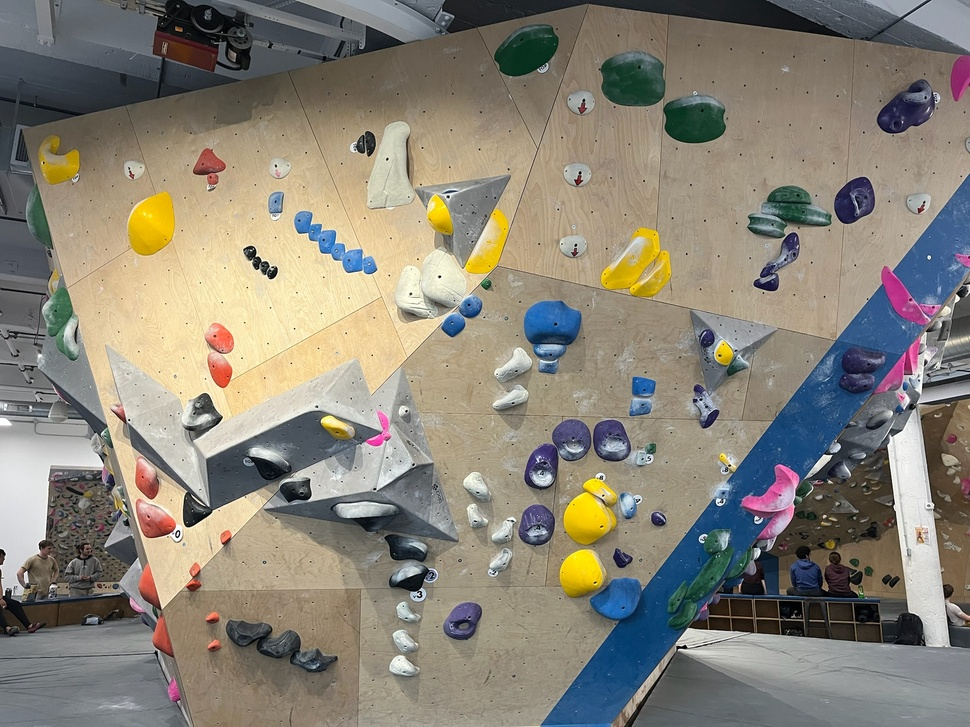
#> input picture data/test/images/2.jpg, 970 x 727 px, shrunk from 2048 x 1536 before the run, found by its file name
$ python canny.py   (older library calls are emulated)
#> lines starting #> are read from the running program, lines starting #| are printed output that depends on the picture; after the words box and inside, x2 and y2 are one past the last pixel; in counts of white or black regions, pixels touching at a corner belong together
from utils.utils import grayscale, get_image
import cv2
import numpy as np
import matplotlib.pyplot as plt

def canny_thres_color(file_path, weak_th=50, strong_th=150, color='red'):
#> called with file_path = 'data/test/images/2.jpg', weak_th = 50, strong_th = 150, color = 'red'
    print('file path', file_path)
    image = cv2.imread(file_path)
#> image is the input picture: shape (727, 970, 3); mean B, G, R 119.3, 131.6, 137.3
    image = cv2.medianBlur(image, 7)
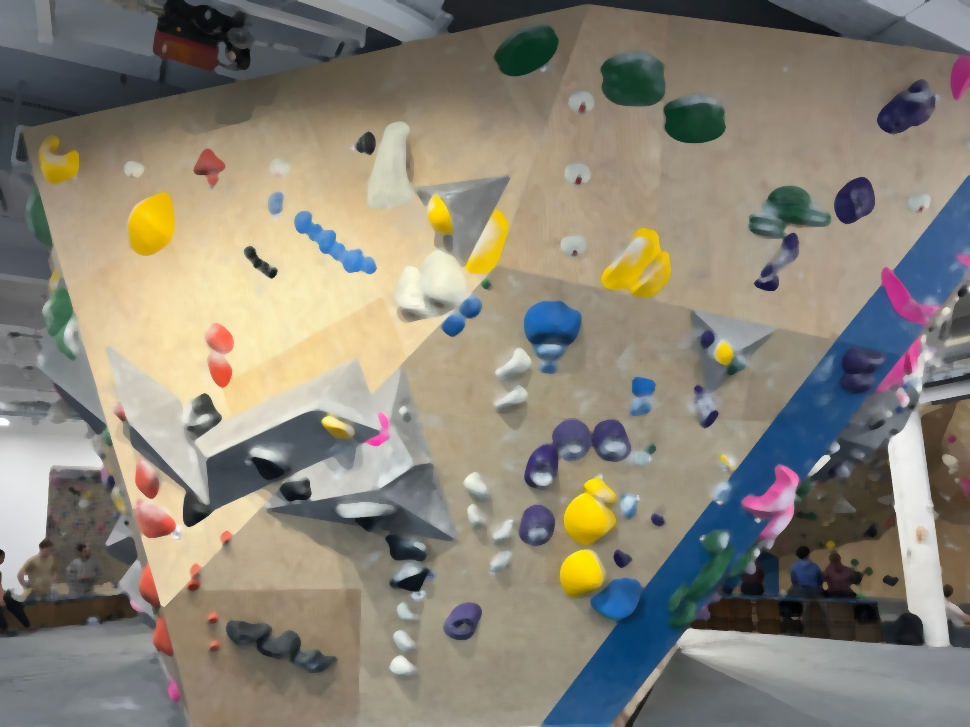
#> image: shape (727, 970, 3); mean B, G, R 119.4, 131.9, 137.6
    plt.imshow(cv2.cvtColor(image, cv2.COLOR_BGR2RGBA))
    hsv = cv2.cvtColor(image, cv2.COLOR_BGR2HSV)
#> hsv: shape (727, 970, 3); mean H, S, V 48.2, 60.7, 145.8

    lower_red1 = np.array([0, 50, 50])
    upper_red1 = np.array([10, 255, 255])
    lower_pink = np.array([170, 50, 50])
    upper_pink = np.array([180, 255, 255])

    lower_yellow = np.array([23, 60, 70])
    upper_yellow = np.array([35, 200, 200])

    lower_blue = np.array([100, 100, 100])
    upper_blue = np.array([140, 255, 255])

    lower_green = np.array([36, 50, 70])
    upper_green = np.array([89, 255, 255])

    lower_purple = np.array([120, 50, 70])
    upper_purple = np.array([[158, 255, 255]])

    color_range = []
    if color == 'blue':
        color_range = (lower_blue, upper_blue)
    elif color == 'red':
        color_range = (lower_red1, upper_red1)
    elif color == 'green':
        color_range = (lower_green, upper_green)
    elif color == 'pink':
        color_range = (lower_pink, upper_pink)
    elif color == 'yellow':
        color_range = (lower_yellow, upper_yellow)
    elif color == 'purple':
        color_range = (lower_purple, upper_purple)
    print('range', color_range)
    # Create masks
    mask = cv2.inRange(hsv, color_range[0], color_range[1])
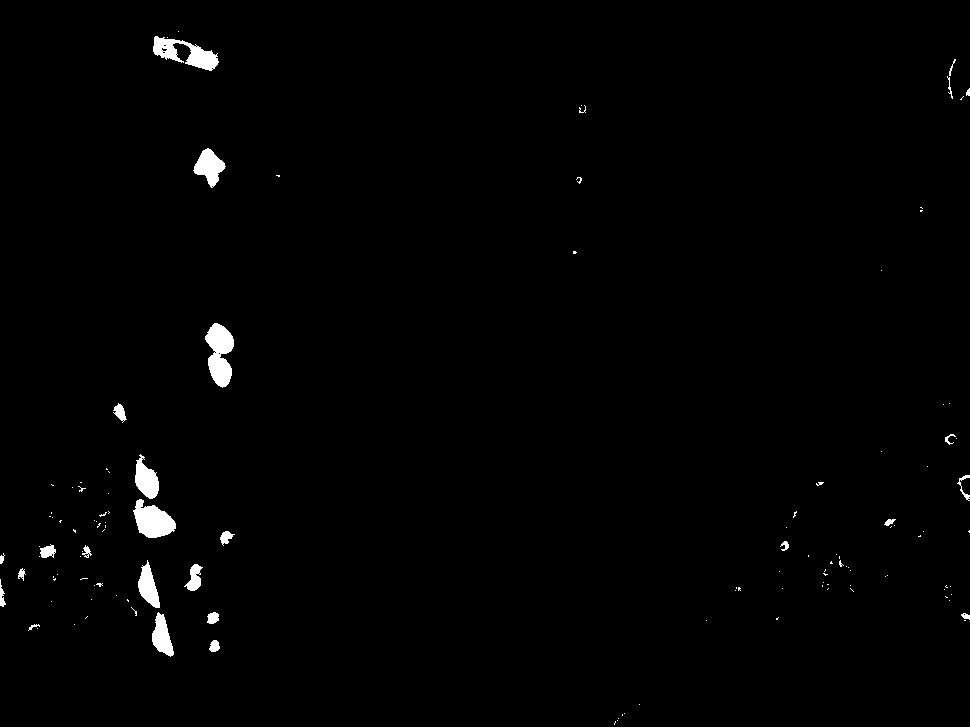
#> mask: shape (727, 970); 1.1% white; 126 white regions (99 under 20 px), largest, box (x1, y1, x2, y2) and area: (205, 323, 234, 388) 1212, (133, 499, 176, 538) 1055, (153, 36, 219, 71) 1046

    # Apply mask to extract color parts

    result = cv2.bitwise_and(image, image, mask=mask)
    gray = cv2.cvtColor(result, cv2.COLOR_BGR2GRAY)

    # Noise reduction step
    gray = cv2.GaussianBlur(gray, (5, 5), 1.4)
    # Calculating the gradients
    gx = cv2.Sobel(np.float32(gray), cv2.CV_64F, 1, 0, 3)
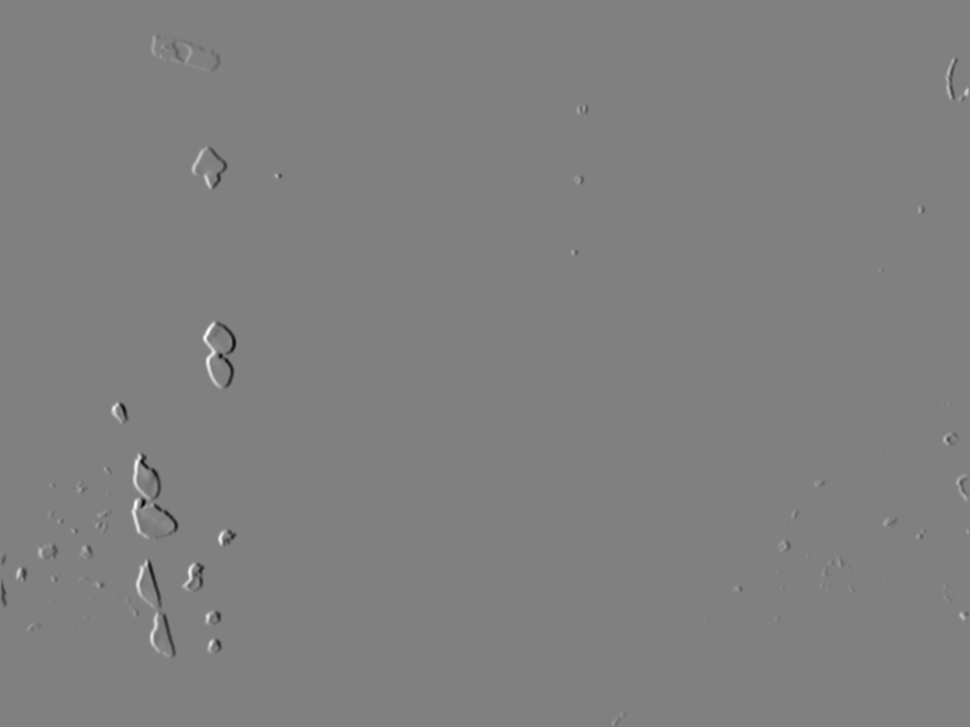
#> gx: shape (727, 970) float64; min -422, max 414, mean 0; drawn with min black and max white
    gy = cv2.Sobel(np.float32(gray), cv2.CV_64F, 0, 1, 3)

    # Conversion of Cartesian coordinates to polar
    mag, ang = cv2.cartToPolar(gx, gy, angleInDegrees=True)
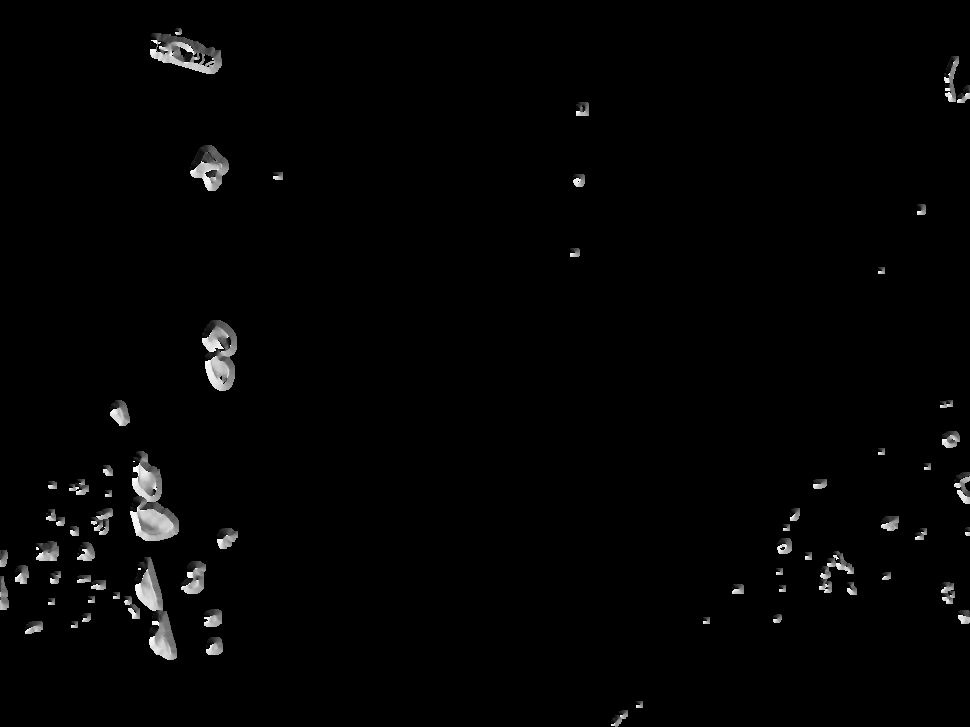
#> ang: shape (727, 970) float64; min 0, max 359.7, mean 5.2; drawn with min black and max white

    mag_max = np.max(mag)
#> mag_max = 467.2
    if not weak_th:
        weak_th = mag_max * 0.05
    if not strong_th:
        strong_th = mag_max * 0.3
    height, width = gray.shape
#> height = 727; width = 970
    for i_x in range(width):
        for i_y in range(height):
            grad_ang = ang[i_y, i_x]
            grad_ang = abs(grad_ang-180) if abs(grad_ang)>180 else abs(grad_ang)

            # selecting the neighbours of the target pixel
            # according to the gradient direction
            # In the x axis direction
            if grad_ang<= 22.5:
                neighb_1_x, neighb_1_y = i_x-1, i_y
                neighb_2_x, neighb_2_y = i_x + 1, i_y

            # top right (diagonal-1) direction
            elif grad_ang>22.5 and grad_ang<=(22.5 + 45):
                neighb_1_x, neighb_1_y = i_x-1, i_y-1
                neighb_2_x, neighb_2_y = i_x + 1, i_y + 1

            # In y-axis direction
            elif grad_ang>(22.5 + 45) and grad_ang<=(22.5 + 90):
                neighb_1_x, neighb_1_y = i_x, i_y-1
                neighb_2_x, neighb_2_y = i_x, i_y + 1

            # top left (diagonal-2) direction
            elif grad_ang>(22.5 + 90) and grad_ang<=(22.5 + 135):
                neighb_1_x, neighb_1_y = i_x-1, i_y + 1
                neighb_2_x, neighb_2_y = i_x + 1, i_y-1

            # Now it restarts the cycle
            elif grad_ang>(22.5 + 135) and grad_ang<=(22.5 + 180):
                neighb_1_x, neighb_1_y = i_x-1, i_y
                neighb_2_x, neighb_2_y = i_x + 1, i_y

            # Non-maximum suppression step
            if width>neighb_1_x>= 0 and height>neighb_1_y>= 0:
                if mag[i_y, i_x]<mag[neighb_1_y, neighb_1_x]:
                    mag[i_y, i_x]= 0
                    continue

            if width>neighb_2_x>= 0 and height>neighb_2_y>= 0:
                if mag[i_y, i_x]<mag[neighb_2_y, neighb_2_x]:
                    mag[i_y, i_x]= 0
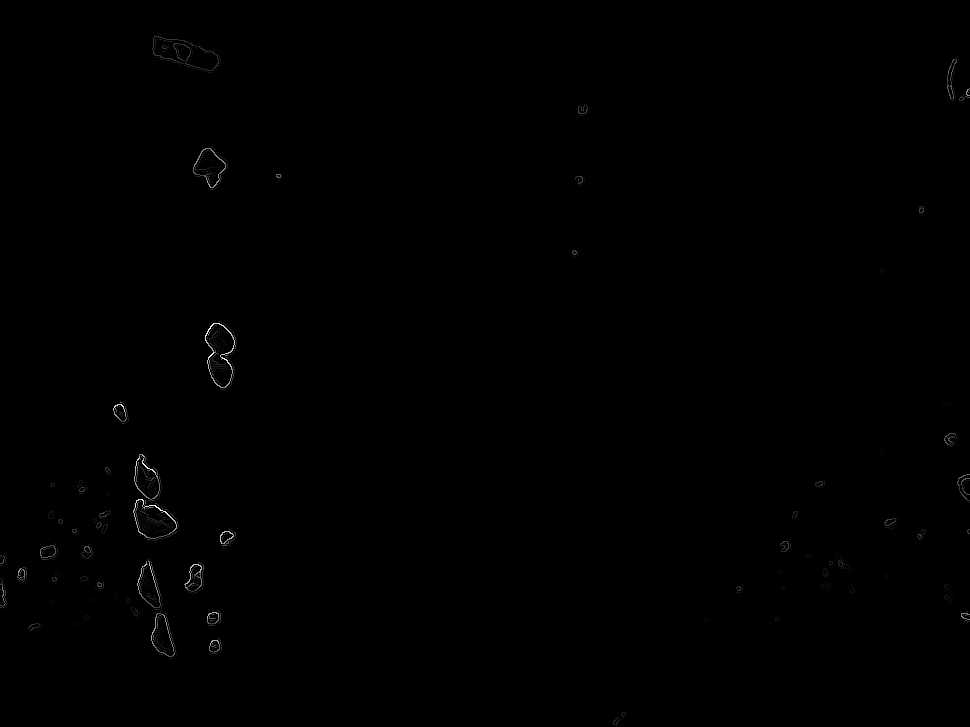
#> mag: shape (727, 970) float64; min 0, max 467.2, mean 0.9; drawn with min black and max white

    # putting the calculated
    #image = cv2.imread(file_path)
    for i_x in range(width):
        for i_y in range(height):
            if mag[i_y, i_x] > 40:
                # make the lines green to stand out
                image[i_y, i_x] = (0, 255, 0)
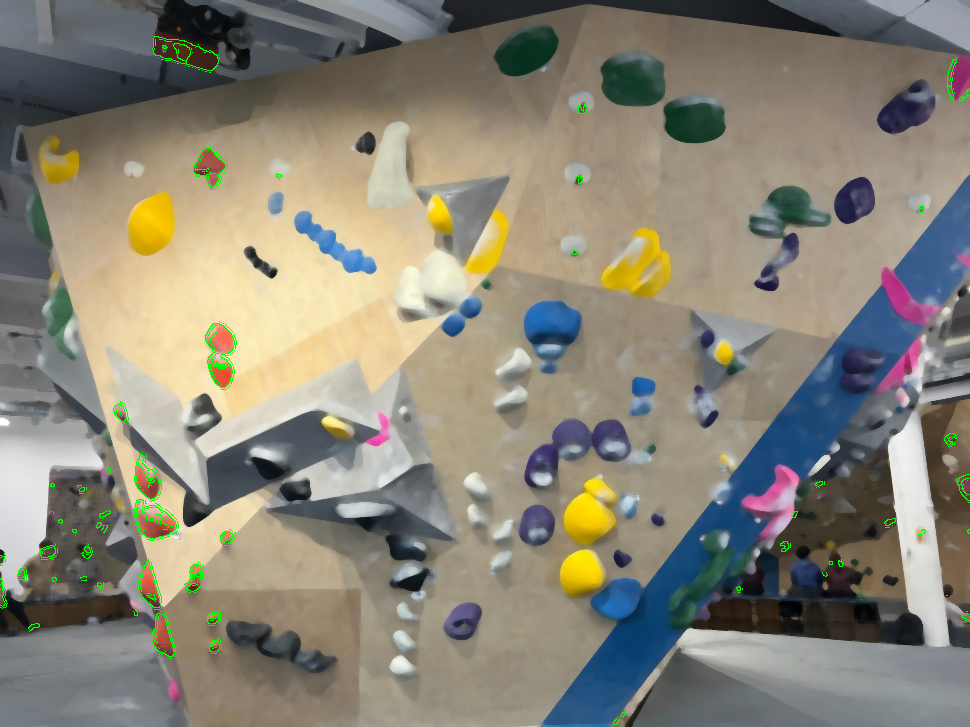
#> image: shape (727, 970, 3); 0.56% of pixels changed, all inside (x1, y1, x2, y2) = (0, 36, 970, 725)
    return image

if __name__ == '__main__':
    pic = canny_thres_color('data/test/images/2.jpg', color='red')
    plt.figure()
    f, plots = plt.subplots(2, 1)
    plots[0].imshow(cv2.cvtColor(cv2.imread('data/test/images/2.jpg'), cv2.COLOR_BGR2RGBA))
    plots[1].imshow(cv2.cvtColor(pic, cv2.COLOR_BGR2RGBA))
    plt.show()
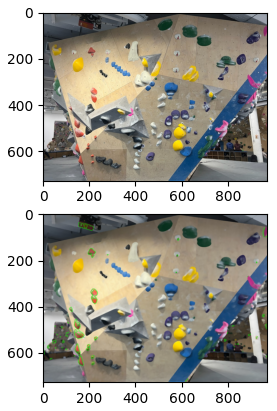
#> figure drawn by matplotlib, 2 panels

$ run again, with data/test/images/1.jpg copied over data/test/images/2.jpg
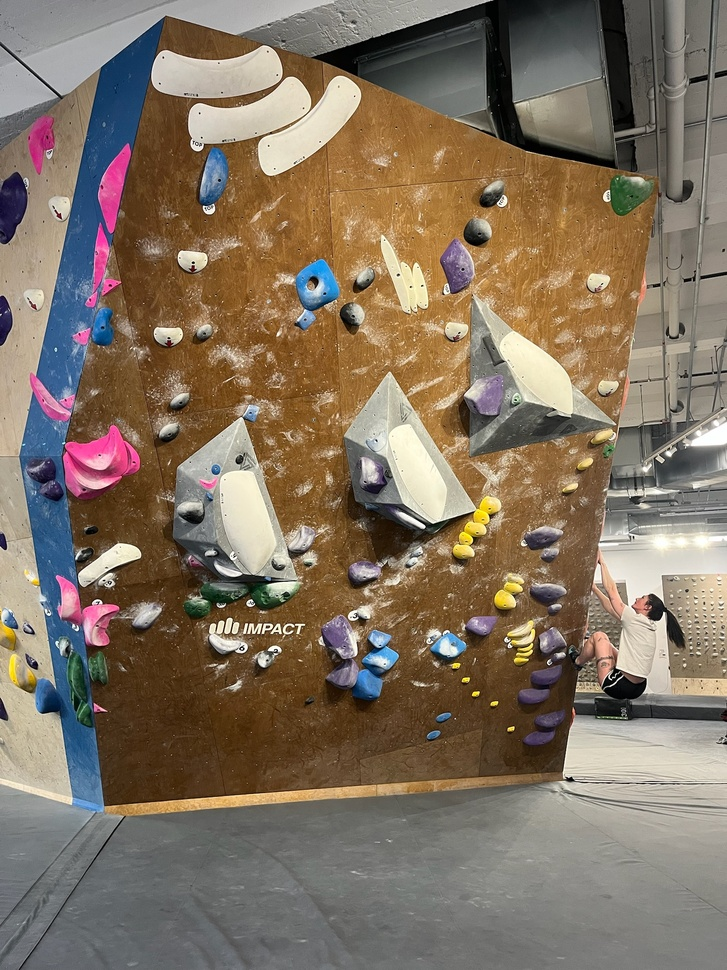
#> input picture data/test/images/1.jpg, 727 x 970 px, shrunk from 1536 x 2048 before the run, found by its file name
#> in canny_thres_color, image is the input picture: shape (970, 727, 3); mean B, G, R 97.4, 114.6, 129.6
#> hsv: shape (970, 727, 3); mean H, S, V 38.3, 84.8, 133.9
#> mask: shape (970, 727); 0.62% white; 384 white regions (353 under 20 px), largest, box (x1, y1, x2, y2) and area: (576, 632, 618, 687) 1087, (633, 594, 654, 620) 304, (608, 589, 626, 617) 282
#> mag_max = 448.6
#> after the loop in canny_thres_color, `for i_x in range(width):`:
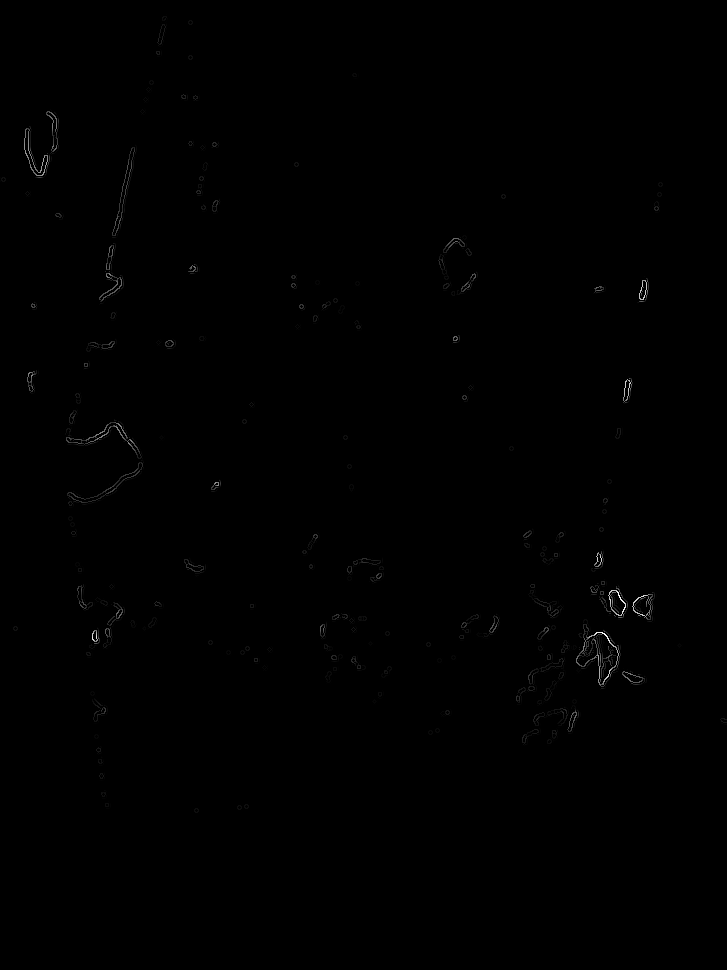
#> mag: shape (970, 727) float64; min 0, max 448.6, mean 0.9; drawn with min black and max white
#> `plt.show()`:
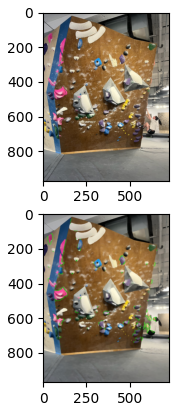
#> figure drawn by matplotlib, 2 panels
